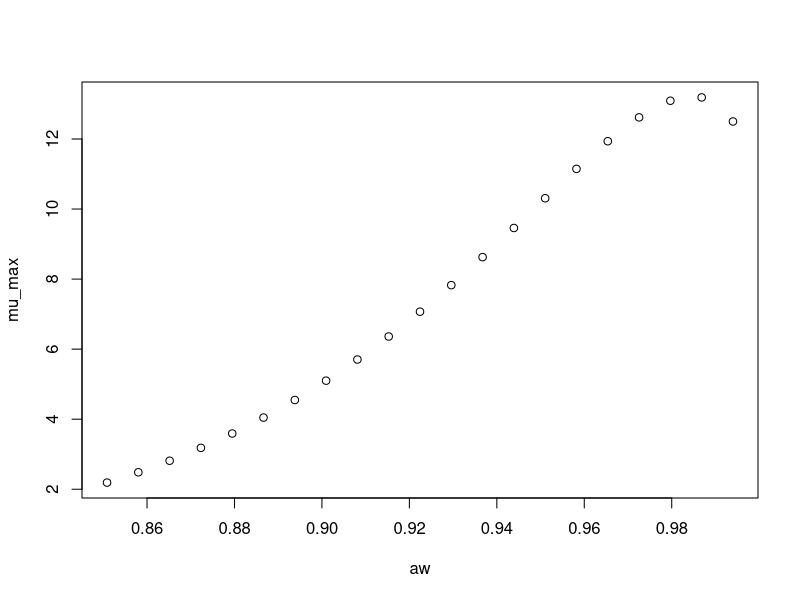

Reproduce this figure in R.
#############################
# start of Parameter script
#############################
aw <- seq(0.85085,0.994005994005994,length.out=21)
#############################
# end of Parameter script
#############################
############################# 
# start of Model script Gropin ID 1099 
#############################
 
# constant coefficients for this model
 
variables <- data.frame(aw)
argumentsPar <- expand.grid(variables)
 
# heart of the model
response_surface <- function(aw) {
   mumax <-exp((2.183+6.445*sqrt(1-aw)-26.070*((sqrt(1-aw))^2)))

return(mumax=mumax)
} 

# output parameters
mumax <- cbind(argumentsPar,response_surface(argumentsPar['aw']))
colnames(mumax) <- c(colnames(argumentsPar),'mumax')
#############################
# End of Model script
#############################
############################# 
# start of Visualisation script Gropin ID 1099 
#############################
plot(aw,mumax$mumax,
                          xlab='aw',
                          ylab='mu_max')
#############################
# End of Visualisation script
#############################
